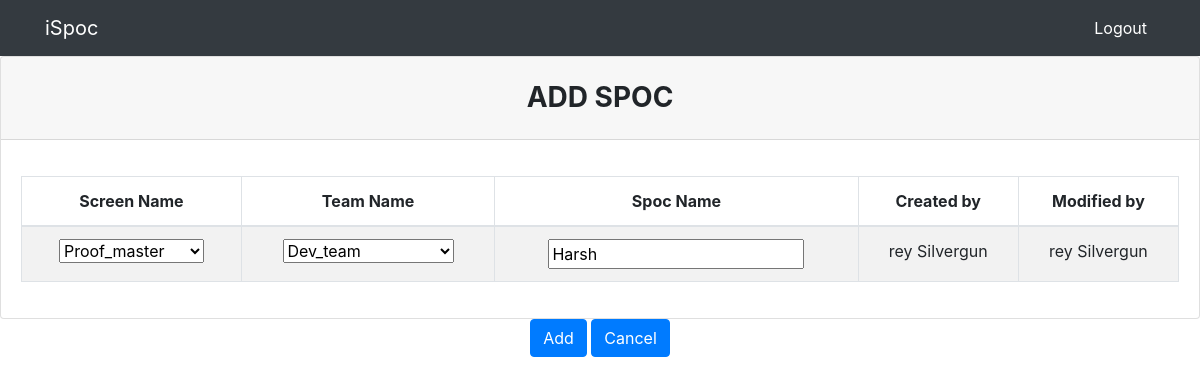
The app's page /edit/18 (signed in), older data.
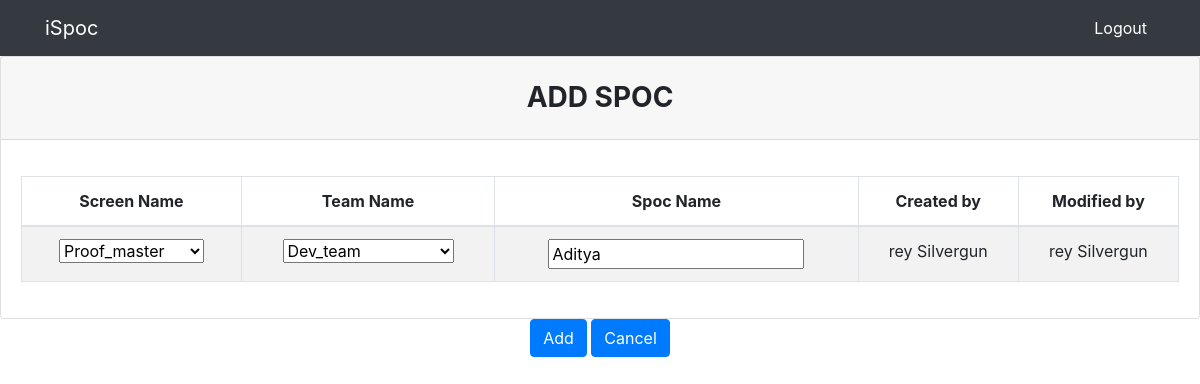
The same page, newer data.
### spoc/models.py (models this page shows)
class Spoc(models.Model):
    id = models.AutoField(primary_key=True)
    screen_name =  models.CharField(max_length=50,choices=screen_name_choices,null=True)
    team_name =  models.CharField(max_length=50,choices=team_name_choices,null=True)
    spoc_name =  models.CharField(max_length=50,null=True)
    created_date = models.DateField(auto_now_add=True)
    created_by = models.CharField(max_length=50,null=True)
    modified_date = models.DateField(auto_now_add=True)
    modified_by = models.CharField(max_length=50,null=True)
    is_delete = models.BooleanField(default=False)
    is_approve = models.BooleanField(default=False)

### spoc/views.py (the view, shortened to what this page needs)
# urls.py: path('edit/<int:pk>', views.edit, name='spoc-edit'),
def edit(request, pk):
    spoc = Spoc.objects.get(id=pk)
    form = SpocTableForm(instance=spoc)
    luser = User.objects.get(username=request.user)
    context = {
        'form':form,
        'profile' : str(spoc.created_by)
    }
    return render(request, 'spoc/newentry.html', context)

### spoc/forms.py
class SpocTableForm(forms.ModelForm):
	class Meta:
		model = Spoc
		fields = '__all__'

### templates/spoc/newentry.html (shortened to what this page needs)
{%extends 'partials/base.html'%}
{%block content%}
<form action="" method="POST">
  <div class="card">
      <h3 class="card-header text-center font-weight-bold text-uppercase py-4">
        Add Spoc
      </h3>
      <div class="card-body">
        <div id="table" class="table-editable">
          <table class="table table-bordered table-responsive-md table-striped text-center">
            <thead>
              <tr>
                  <th class="text-center">Screen Name</th>
                  <th class="text-center">Team Name</th>
                  <th class="text-center">Spoc Name</th>
                  <th class="text-center">Created by</th>
                  <th class="text-center">Modified by</th>
              </tr>
            </thead>
            <tbody>
              <tr>
                <td>{{form.screen_name}}</td>
                <td>{{form.team_name}}</td>
                <td>{{form.spoc_name}}</td>
                <td>{{profile}}</td>
                <td>{{profile}}</td>
              </tr>
            </tbody>
          </table>
        </div>
      </div>
    </div>
    <div class="col-md-12  text-center">
      <button class="btn btn-primary text-right" type="submit">Add</button>
      <button type="submit" class="btn btn-primary text-right" onclick="location.href='{% url 'spoc-view'%}'">Cancel</button>
    </div>
</form>
{%endblock%}

Row changes from the older to the newer data that the page shows:
changed Spoc "rey Silvergun": spoc_name "Harsh" → "Aditya"
